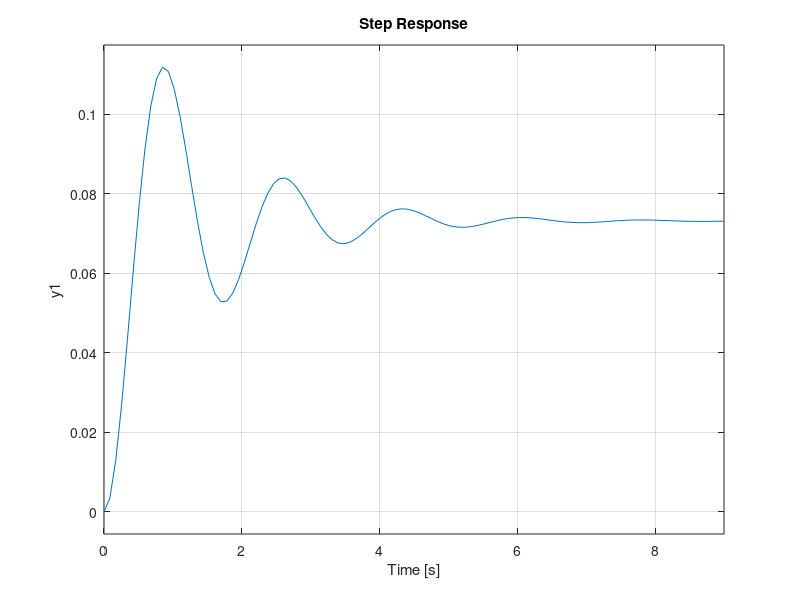

Write the MATLAB code that produced this figure. (Note: this script raises an error after producing the figure.)
mo = 1.5
d = 2.2 
kc = 20.5 
F = 1.5
G = tf([1.5],[1.5 2.2 20.5])
rlocus(G)
step(G)


kp = 290 
kd = 15
Ki = 1
cont = pid(kp,ki,kd)

ref1 = feedback(cont*G,1)

t = 0:0.01:2.5;



step(ref1,t)
